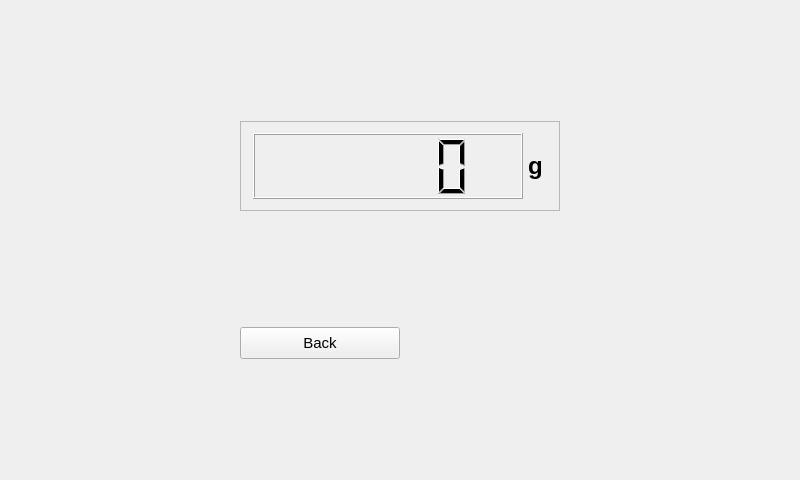
<?xml version="1.0" encoding="UTF-8"?>
<ui version="4.0">
 <class>getWeight</class>
 <widget class="QMainWindow" name="getWeight">
  <property name="geometry">
   <rect>
    <x>0</x>
    <y>0</y>
    <width>800</width>
    <height>480</height>
   </rect>
  </property>
  <property name="windowTitle">
   <string>smartScaleGUI</string>
  </property>
  <widget class="QWidget" name="centralWidget">
   <layout class="QGridLayout" name="gridLayout">
    <item row="0" column="0">
     <widget class="QFrame" name="frame">
      <property name="enabled">
       <bool>true</bool>
      </property>
      <property name="minimumSize">
       <size>
        <width>320</width>
        <height>90</height>
       </size>
      </property>
      <property name="maximumSize">
       <size>
        <width>320</width>
        <height>90</height>
       </size>
      </property>
      <property name="font">
       <font>
        <family>Arial</family>
        <pointsize>11</pointsize>
       </font>
      </property>
      <property name="frameShape">
       <enum>QFrame::StyledPanel</enum>
      </property>
      <property name="frameShadow">
       <enum>QFrame::Raised</enum>
      </property>
      <layout class="QGridLayout" name="gridLayout_4">
       <property name="leftMargin">
        <number>12</number>
       </property>
       <property name="horizontalSpacing">
        <number>0</number>
       </property>
       <item row="0" column="0">
        <widget class="QLCDNumber" name="lcdWeight">
         <property name="font">
          <font>
           <family>Arial</family>
           <pointsize>11</pointsize>
          </font>
         </property>
        </widget>
       </item>
       <item row="0" column="1">
        <widget class="QLabel" name="lblGrams">
         <property name="maximumSize">
          <size>
           <width>25</width>
           <height>16777215</height>
          </size>
         </property>
         <property name="font">
          <font>
           <family>Arial</family>
           <pointsize>18</pointsize>
           <weight>75</weight>
           <italic>false</italic>
           <bold>true</bold>
          </font>
         </property>
         <property name="text">
          <string>g</string>
         </property>
         <property name="alignment">
          <set>Qt::AlignCenter</set>
         </property>
        </widget>
       </item>
      </layout>
     </widget>
    </item>
    <item row="1" column="0">
     <widget class="QPushButton" name="btnBack">
      <property name="minimumSize">
       <size>
        <width>160</width>
        <height>32</height>
       </size>
      </property>
      <property name="maximumSize">
       <size>
        <width>158</width>
        <height>32</height>
       </size>
      </property>
      <property name="font">
       <font>
        <family>Arial</family>
        <pointsize>11</pointsize>
       </font>
      </property>
      <property name="text">
       <string>Back</string>
      </property>
     </widget>
    </item>
   </layout>
  </widget>
 </widget>
 <layoutdefault spacing="6" margin="11"/>
 <resources/>
 <connections/>
</ui>
